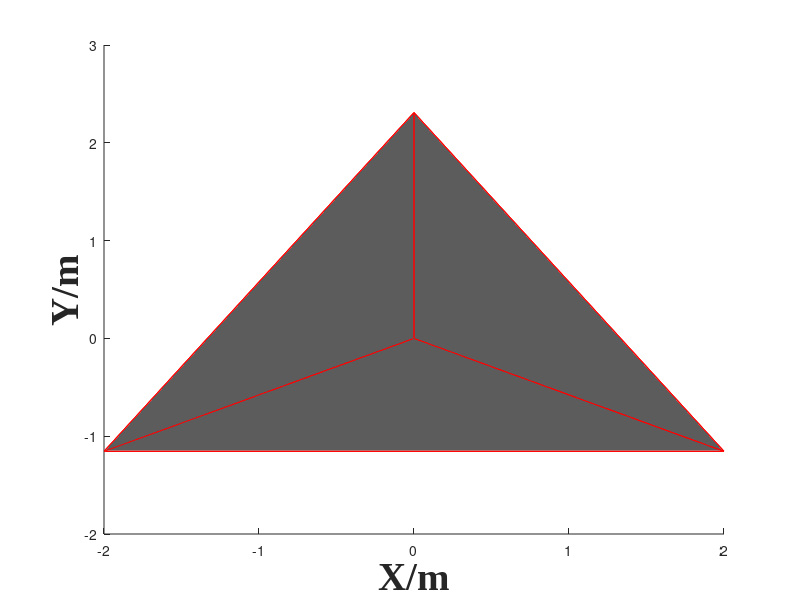

The MATLAB source for this figure: (Note: this script raises an error after producing the figure.)
clc;clear all;
%% paramters of tetrahedron
La=4;
pos(1,1:3)=[-La/2,-tan(1/6*pi)*La/2,0];
pos(2,1:3)=[ La/2,-tan(1/6*pi)*La/2,0];
pos(3,1:3)=[0,(tan(1/3*pi)-tan(1/6*pi))*La/2,   0];
pos(4,1:3)=[0,0,sqrt(6)*La/3];
F = [1, 3, 2 ;  4, 2 ,3;  1 ,4, 3;1, 2 ,4] ;

for m=1:4
x(m)=pos(m,1);
y(m)=pos(m,2);
z(m)=pos(m,3);
end
aa(1)=x(2)*(y(3)*z(4)-z(3)*y(4))-x(3)*(y(2)*z(4)-z(2)*y(4))+x(4)*(y(2)*z(3)-z(2)*y(3));
aa(2)=-x(1)*(y(3)*z(4)-z(3)*y(4))+x(3)*(y(1)*z(4)-z(1)*y(4))-x(4)*(y(1)*z(3)-z(1)*y(3));
aa(3)=x(1)*(y(2)*z(4)-z(2)*y(4))-x(2)*(y(1)*z(4)-z(1)*y(4))+x(4)*(y(1)*z(2)-z(1)*y(2));
aa(4)=-x(1)*(y(2)*z(3)-z(2)*y(3))+x(2)*(y(1)*z(3)-z(1)*y(3))-x(3)*(y(1)*z(2)-z(1)*y(2));

deltae=(aa(1)+aa(2)+aa(3)+aa(4))/6;

bb(1)=-(y(3)*z(4)-z(3)*y(4))+(y(2)*z(4)-z(2)*y(4))-(y(2)*z(3)-z(2)*y(3));
bb(2)=(y(3)*z(4)-z(3)*y(4))-(y(1)*z(4)-z(1)*y(4))+(y(1)*z(3)-z(1)*y(3));
bb(3)=-(y(2)*z(4)-z(2)*y(4))+(y(1)*z(4)-z(1)*y(4))-(y(1)*z(2)-z(1)*y(2));
bb(4)=(y(2)*z(3)-z(2)*y(3))-(y(1)*z(3)-z(1)*y(3))+(y(1)*z(2)-z(1)*y(2));

cc(1)=(x(3)*z(4)-z(3)*x(4))-(x(2)*z(4)-z(2)*x(4))+(x(2)*z(3)-z(2)*x(3));
cc(2)=-(x(3)*z(4)-z(3)*x(4))+(x(1)*z(4)-z(1)*x(4))-(x(1)*z(3)-z(1)*x(3));
cc(3)=(x(2)*z(4)-z(2)*x(4))-(x(1)*z(4)-z(1)*x(4))+(x(1)*z(2)-z(1)*x(2));
cc(4)=-(x(2)*z(3)-z(2)*x(3))+(x(1)*z(3)-z(1)*x(3))-(x(1)*z(2)-z(1)*x(2));

dd(1)=-(x(3)*y(4)-y(3)*x(4))+(x(2)*y(4)-y(2)*x(4))-(x(2)*y(3)-y(2)*x(3));
dd(2)=(x(3)*y(4)-y(3)*x(4))-(x(1)*y(4)-y(1)*x(4))+(x(1)*y(3)-y(1)*x(3));
dd(3)=-(x(2)*y(4)-y(2)*x(4))+(x(1)*y(4)-y(1)*x(4))-(x(1)*y(2)-y(1)*x(2));
dd(4)=(x(2)*y(3)-y(2)*x(3))-(x(1)*y(3)-y(1)*x(3))+(x(1)*y(2)-y(1)*x(2));
%% Sampling point in this tetrahedron
TRI=1;
N_P=5;nn=0;
i1=1;i2=3;      %It is mass if the basis functions are all drawed, so I choose one of them.
le=sqrt((pos(i1,1)-pos(i2,1))^2+(pos(i1,2)-pos(i2,2))^2+(pos(i1,3)-pos(i2,3))^2);   %length of this basis function
for ss=1:4
j1=F(ss,1);j2=F(ss,2);j3=F(ss,3);
    for m=0:N_P+1
        for n=0:N_P+1
            if((1-n/(N_P+1)-m/(N_P+1))>=-0.01)
            nn=nn+1;
            pos_t(nn,1)=pos(j1,1)*(m/(N_P+1))+pos(j2,1)*(n/(N_P+1))+pos(j3,1)*(1-n/(N_P+1)-m/(N_P+1));
            pos_t(nn,2)=pos(j1,2)*(m/(N_P+1))+pos(j2,2)*(n/(N_P+1))+pos(j3,2)*(1-n/(N_P+1)-m/(N_P+1));
            pos_t(nn,3)=pos(j1,3)*(m/(N_P+1))+pos(j2,3)*(n/(N_P+1))+pos(j3,3)*(1-n/(N_P+1)-m/(N_P+1));
            end
            x_c=pos_t(nn,1);y_c=pos_t(nn,2);z_c=pos_t(nn,3);
            tmp1=aa(i1)+bb(i1)*x_c+cc(i1)*y_c+dd(i1)*z_c;
            tmp2=aa(i2)+bb(i2)*x_c+cc(i2)*y_c+dd(i2)*z_c;
            Nx(nn)=le/(6*deltae)^2*(tmp1*bb(i2)-tmp2*bb(i1));
            Ny(nn)=le/(6*deltae)^2*(tmp1*cc(i2)-tmp2*cc(i1));
            Nz(nn)=le/(6*deltae)^2*(tmp1*dd(i2)-tmp2*dd(i1));
        end
    end
end
nn=nn+1;
pos_t(nn,1)=sum(pos(:,1))/4;
pos_t(nn,2)=sum(pos(:,2))/4;
pos_t(nn,3)=sum(pos(:,3))/4;
x_c=pos_t(nn,1);y_c=pos_t(nn,2);z_c=pos_t(nn,3);
tmp1=aa(i1)+bb(i1)*x_c+cc(i1)*y_c+dd(i1)*z_c;
tmp2=aa(i2)+bb(i2)*x_c+cc(i2)*y_c+dd(i2)*z_c;
Nx(nn)=le/(6*deltae)^2*(tmp1*bb(i2)-tmp2*bb(i1));
Ny(nn)=le/(6*deltae)^2*(tmp1*cc(i2)-tmp2*cc(i1));
Nz(nn)=le/(6*deltae)^2*(tmp1*dd(i2)-tmp2*dd(i1));
%% drawe
h1=figure(1);
aaa=patch('Faces',F,'Vertices',pos,  'EdgeColor','R','facealpha',0.4);%,'LineStyle','none');
xlabel('{\it\bfX}{\rm\bf/m}','fontsize',28,'fontweight','b','FontName','Times New Roman');
ylabel('{\it\bfY}{\rm\bf/m}','fontsize',28,'fontweight','b','FontName','Times New Roman');
zlabel('{\it\bfZ}{\rm\bf/m}','fontsize',28,'fontweight','b','FontName','Times New Roman');
set(gcf, 'renderer', 'zbuffer');
set(gcf,'color','white')
axis off;grid on;
axis equal;
alpha(0.2)
hold on
scatter3(pos_t(:,1),pos_t(:,2),pos_t(:,3),'k');
L=1:size(pos,1);
scatter3(pos(:,1),pos(:,2),pos(:,3),210,'filled');                   
text(pos(:,1),pos(:,2),pos(:,3),num2str(L(:)),'fontsize',28)         
hcone = coneplot(pos_t(:,1),pos_t(:,2),pos_t(:,3),Nx(:),Ny(:),Nz(:),0.1,'nointerp') ;
hcone.FaceColor = [.2 .7 1];
hcone.EdgeColor = 'none';
plot3 (pos([i1 i2],1),pos([i1 i2],2),pos([i1 i2],3),'color','G','linewidth',6)       
camlight, lighting gouraud
warning('off','MATLAB:HandleGraphics:ObsoletedProperty:JavaFrame');	 
jFrame = get(h1,'JavaFrame');	 
pause(0.1);					 
set(jFrame,'Maximized',1);	 
pause(0.1);					 
warning('on','MATLAB:HandleGraphics:ObsoletedProperty:JavaFrame');		 
text(pos_t(nn,1),pos_t(nn,2),pos_t(nn,3),'Q. Yang (Xidian)','fontsize',24,'fontweight','b','FontName','Times New Roman')        
for i=1:2:360
if ((i)~=0)&(mod((i),10)==0)
fprintf('%5i, %5i\n',i,len)
end
view(i,10)      %output GIF
GIF(i)=getframe(gcf);
    im = frame2im(GIF(i));
    [I,map] = rgb2ind(im,256);
    %GIF 
    if i == 1
        imwrite(I,map,'test.gif','GIF', 'Loopcount',inf,'DelayTime',0.1);
    else
        imwrite(I,map,'test.gif','GIF','WriteMode','append','DelayTime',0.1);
    end    
end